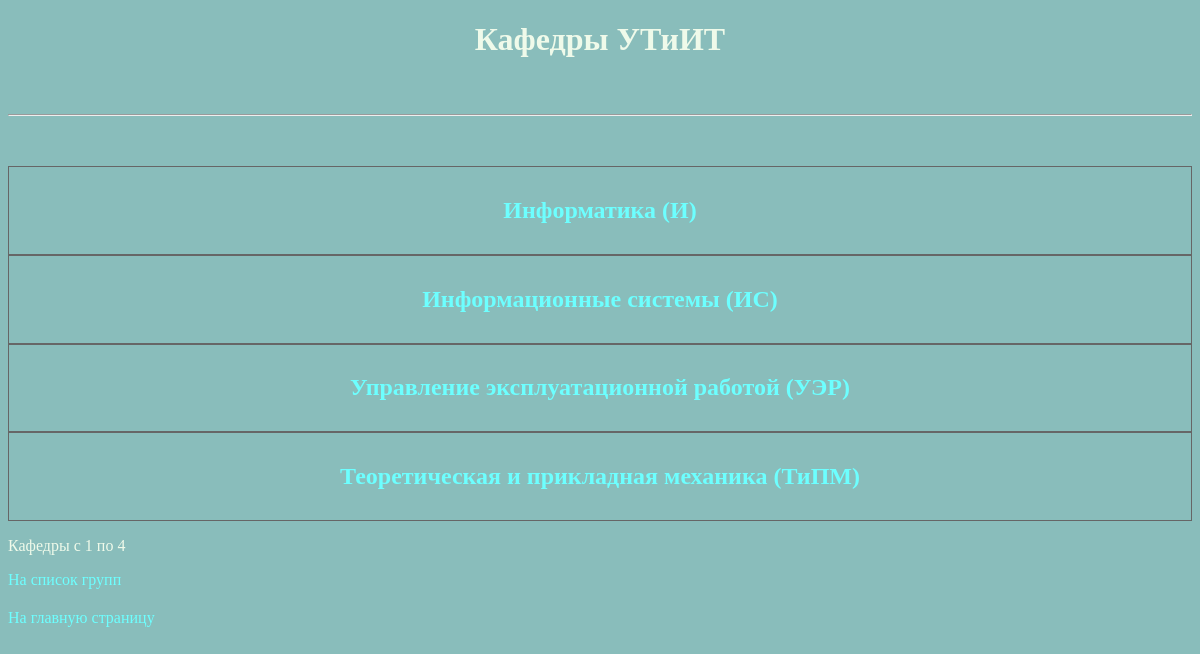
The page /project/views/faculties.php on the database its author committed.
### tables this page shows
CREATE TABLE `faculties` (
  `id` smallint(6) NOT NULL,
  `abbrev` char(10) DEFAULT NULL,
  `name` char(50) DEFAULT NULL
);

### project/consts/paths.php (called while the page is built)
<?php
$PATHS = [
    'footer' => '/../modules/footer.php',
    'css' => '/css/styles.css',
    'js' => '/js/main.js'
];
?>

### project/helpers/Path.php (called while the page is built, shortened)
<?php
require_once(__DIR__ . '/../consts/paths.php');
function getPathToModule(string $module): string {
    global $PATHS;
    return $PATHS[$module];
}
?>

### project/helpers/DB.php (called while the page is built, shortened)
<?php
function rowExist($result): bool {
    return mysqli_num_rows($result);
}
?>

### project/consts/URL.php (called while the page is built, shortened)
<?php
$constsViewURL = [
    'academic_performance' => '/views/academic_performance',
    'faculties' => '/views/faculties',
    'groups_subjects' => '/views/groups_subjects',
    'groups' => '/views/groups',
    'index' => '/index',
    'know_group' => '/views/know_group',
    'lecturers_search' => '/views/lecturers_search',
    'lecturers' => '/views/lecturers',
    'login' => '/views/login',
    'logout' => '/views/logout',
    'registration' => '/views/registration',
    'session_results' => '/views/session_results',
    'students_search' => '/views/students_search',
    'students' => '/views/students',
    'subjects' => '/views/subjects',
    'users' => '/views/users'
];
?>

### project/helpers/URL.php (called while the page is built, shortened)
<?php
require_once(__DIR__ . '/../consts/URL.php');
function makeURL(string $page, string $form = 'view', $GETparams = '', $GETvalues = ''): string {
    global $constsViewURL, $constsDeleteFormURL, $constsInsertFormURL, $constsUpdateFormURL;
    $URL = '';
    switch($form) {
        case 'view': $URL = $constsViewURL[$page]; break;
        default: $URL = $constsViewURL[$page];
    }
    return addURLParams($URL, $GETparams, $GETvalues);
}
function addURLParams(string $URL, $GETparams = '', $GETvalues = ''): string {
    if(!empty($GETparams) AND !empty($GETvalues)) {
        return $URL . '?' . $GETparams . '=' . $GETvalues;
    }
    return $URL;
}
?>

### project/views/faculties.php (the view, shortened to what this page needs)
<?php
require_once(__DIR__ . '/../helpers/Authorization.php');
$query_faculties = sprintf("SELECT * FROM faculties");
$result_faculties = mysqli_query($connection, $query_faculties) or die($connection->error);
$faculty_row = mysqli_fetch_assoc($result_faculties);
$faculties_totalRows = mysqli_num_rows($result_faculties);
?>
<!DOCTYPE html>
<html>
<head>
  <link href="<?php echo getPathToModule('css'); ?>" rel="stylesheet" type="text/css">
</head>
<body>
	<h1>Кафедры УТиИТ</h1>
	<p>&nbsp;</p>
	<hr>
	<p>&nbsp;</p>
<?php if(rowExist($result_faculties)) { do { ?>
	<div class="fullnote">
		<h2>
			<a href="<?php echo makeURL('lecturers', '', 'faculty', $faculty_row['id']); ?>">
			<?php echo $faculty_row['name'] . " (" . $faculty_row['abbrev'] . ")"; ?>
			</a>
		</h2>
	</div>
<?php } while ($faculty_row = mysqli_fetch_assoc($result_faculties)); freeResult($result_faculties); ?>
  <p>Кафедры с 1 по <?php echo $faculties_totalRows ?> </p>
<?php } else { ?>
  <h3>Кафедр пока нет!</h3>
<?php } if(userHasRights($RIGHTS['MODERATOR'])) { ?>
  <p>&nbsp;</p>
  <form action="<?php echo getCurrentURL(); ?>" method="POST" autocomplete="off">
    <p>Кафедра:
      <input name="fac_name" type="text" class="border-bottom" size="50" maxlength="50">
    </p>
    <p>Аббревиатура:
      <input name="fac_abbrev" type="text" class="border-bottom" size="10" maxlength="10">
    </p>
    <p>
      <input type="submit" name="Submit" class="blueButton" value="Добавить">
      <input type="reset" name="Reset" class="redButton" value="Отмена">
    </p>
  </form>
<?php } ?>
  <p><a href="<?php echo makeURL('groups'); ?>">На список групп</a></p>

### project/css/styles.css (style rules this page uses)
body { background-color: #89bdbb; color: #effaea; }
h1 { text-align: center; }
h2 { text-align: center; }
.fullnote { border: thin solid #666666; padding: 10px; }
a { color: #6DFFFF; text-decoration: none; transition: color 1s, border 0.5s; }

### rows shown on the page
faculties: name "Информатика", abbrev "И"
faculties: name "Информационные системы", abbrev "ИС"
faculties: name "Управление эксплуатационной работой", abbrev "УЭР"
faculties: name "Теоретическая и прикладная механика", abbrev "ТиПМ"

### other values the page prints
$faculties_totalRows "4"
